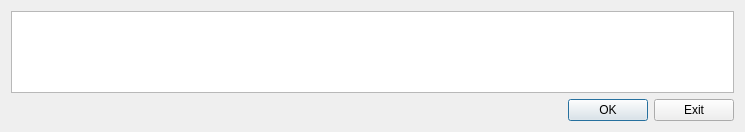
<?xml version="1.0" encoding="UTF-8"?>
<ui version="4.0">
 <author>XDown.org</author>
 <class>XUpdateLinkDialog</class>
 <widget class="QDialog" name="XUpdateLinkDialog">
  <property name="geometry">
   <rect>
    <x>0</x>
    <y>0</y>
    <width>745</width>
    <height>132</height>
   </rect>
  </property>
  <property name="windowTitle">
   <string>Big file - update download link</string>
  </property>
  <layout class="QVBoxLayout" name="failedTipDlgLayout">
   <item>
    <layout class="QHBoxLayout" name="messageHBoxLayout">
     <item>
      <widget class="QTextEdit" name="textEdit">
       <property name="readOnly">
        <bool>false</bool>
       </property>
      </widget>
     </item>
    </layout>
   </item>
   <item>
    <layout class="QHBoxLayout" name="optionHBoxLayout">
     <item>
      <spacer name="horizontalSpacer">
       <property name="orientation">
        <enum>Qt::Horizontal</enum>
       </property>
       <property name="sizeHint" stdset="0">
        <size>
         <width>40</width>
         <height>20</height>
        </size>
       </property>
      </spacer>
     </item>
     <item>
      <widget class="QPushButton" name="okBtn">
       <property name="text">
        <string>OK</string>
       </property>
      </widget>
     </item>
     <item>
      <widget class="QPushButton" name="exitBtn">
       <property name="text">
        <string>Exit</string>
       </property>
      </widget>
     </item>
    </layout>
   </item>
  </layout>
 </widget>
 <resources/>
 <connections/>
</ui>
